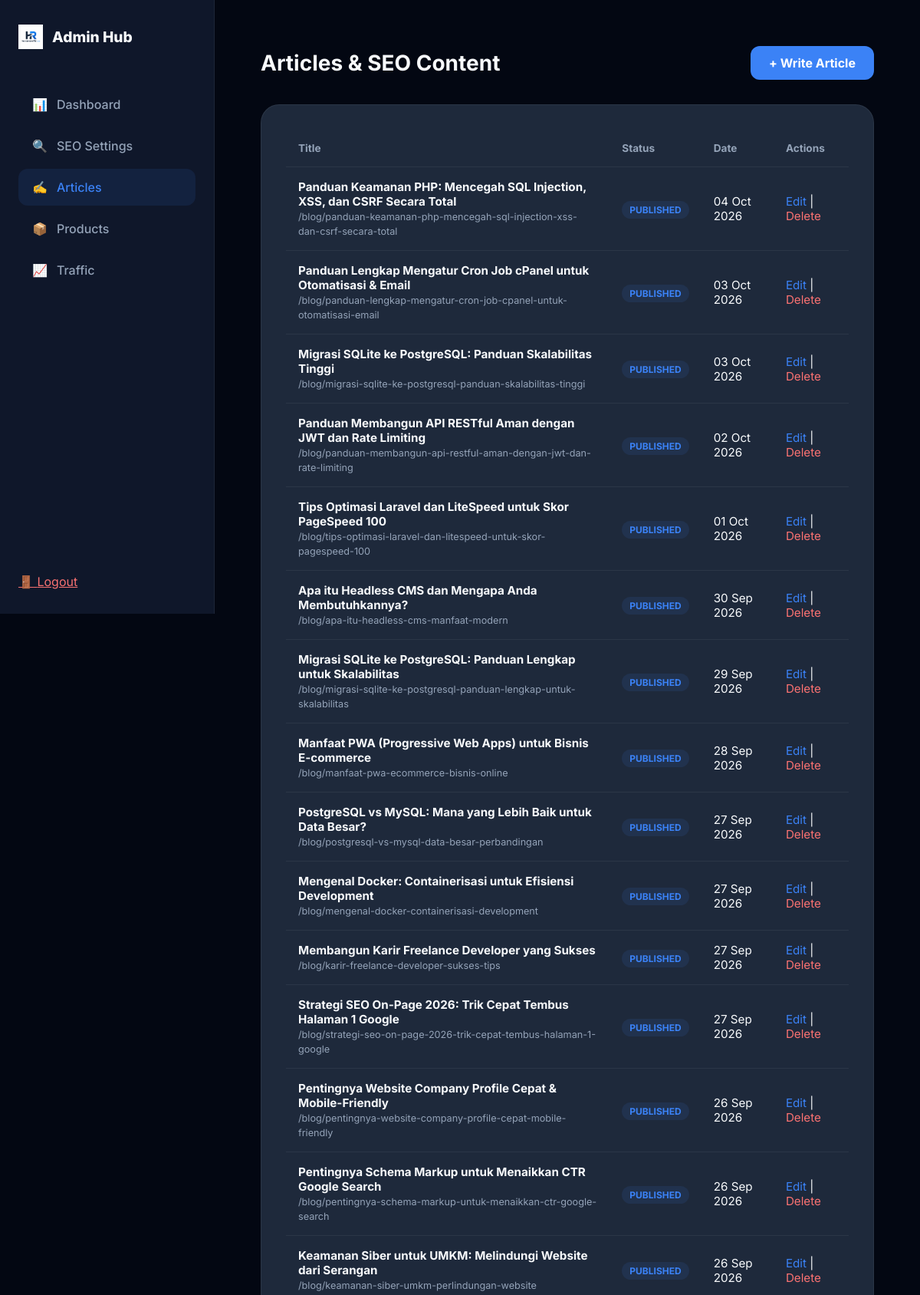
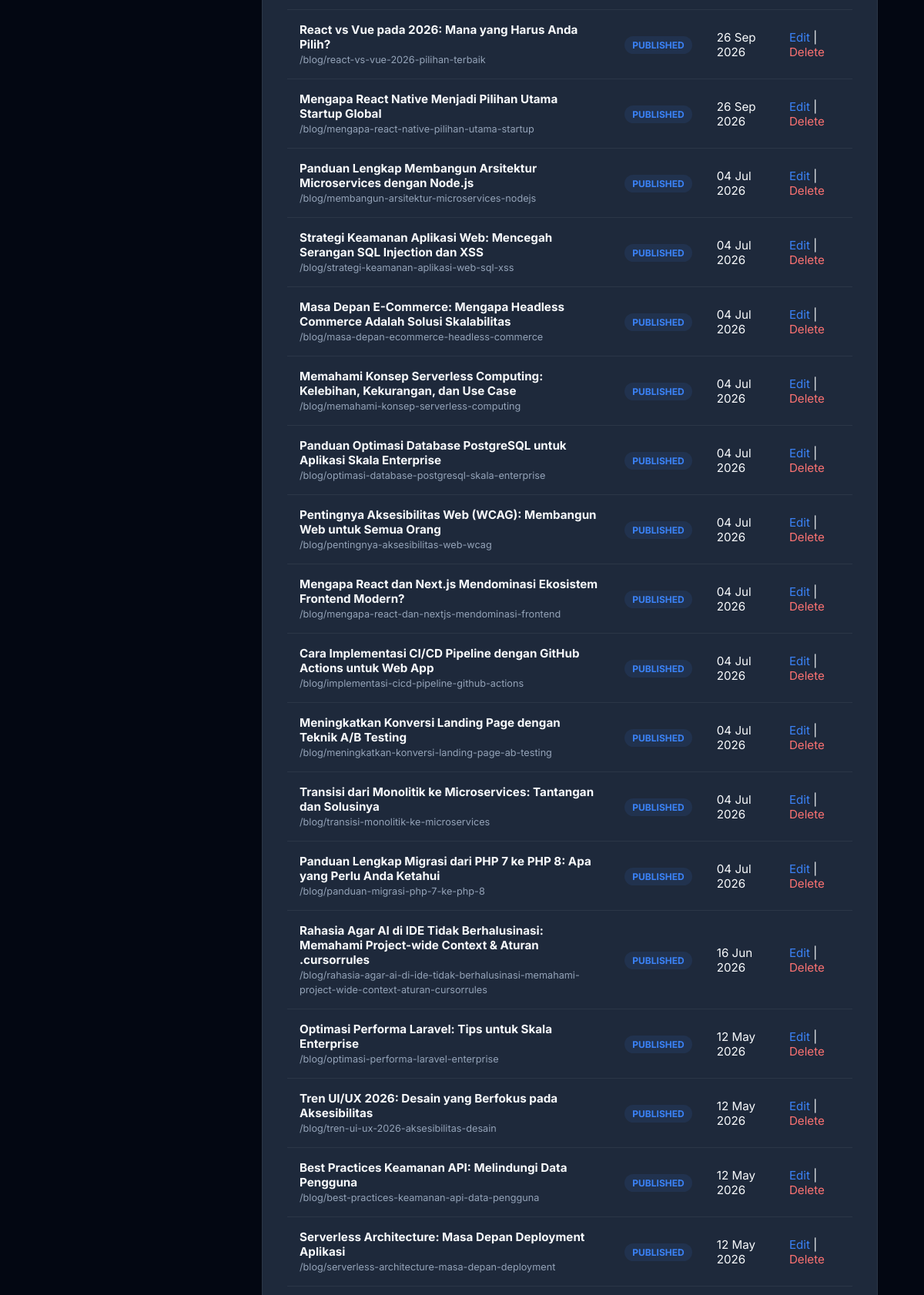
/admin?tab=articles (signed in, upper part), run on the app's committed database (2 pictures, top to bottom).
### tables this page shows
CREATE TABLE articles (
    id INTEGER PRIMARY KEY AUTOINCREMENT,
    title TEXT NOT NULL,
    slug TEXT UNIQUE NOT NULL,
    excerpt TEXT,
    content TEXT,
    status TEXT DEFAULT "published",
    created_at DATETIME DEFAULT CURRENT_TIMESTAMP
);

### admin.php (the view, shortened to what this page needs)
<?php
$dbFile = __DIR__ . '/stats.db';
    ?>
    <?php
try {
    $db = new PDO('sqlite:' . $dbFile);
    $db->setAttribute(PDO::ATTR_ERRMODE, PDO::ERRMODE_EXCEPTION);
} catch (PDOException $e) {
    die("Database connection failed.");
}
$tab = $_GET['tab'] ?? 'dashboard';
$articles = $db->query("SELECT * FROM articles ORDER BY created_at DESC")->fetchAll(PDO::FETCH_ASSOC);
$totalVisits = $db->query("SELECT COUNT(*) FROM visits")->fetchColumn();
$todayVisits = $db->query("SELECT COUNT(*) FROM visits WHERE date(created_at) = date('now')")->fetchColumn();
$recentVisits = $db->query("SELECT * FROM visits ORDER BY created_at DESC LIMIT 10")->fetchAll(PDO::FETCH_ASSOC);
$editArticle = null;
?>
<!DOCTYPE html>
<html lang="id">
<head>
    <link href="https://cdn.quilljs.com/1.3.6/quill.snow.css" rel="stylesheet">
</head>
<body>
    <div class="admin-layout">
        <aside id="sidebar">
            <div class="logo">
                <img src="images/logohasanarofid.png" alt="Logo">
                <span>Admin Hub</span>
            </div>
            <nav>
                <a href="admin?tab=dashboard" class="<?= $tab == 'dashboard' ? 'active' : '' ?>">
                    <span>📊</span> <span>Dashboard</span>
                </a>
                <a href="admin?tab=seo" class="<?= $tab == 'seo' ? 'active' : '' ?>">
                    <span>🔍</span> <span>SEO Settings</span>
                </a>
                <a href="admin?tab=articles" class="<?= $tab == 'articles' ? 'active' : '' ?>">
                    <span>✍️</span> <span>Articles</span>
                </a>
                <a href="form" target="_blank">
                    <span>📦</span> <span>Products</span>
                </a>
                <a href="trafik" target="_blank">
                    <span>📈</span> <span>Traffic</span>
                </a>
            </nav>
            <a href="?logout=1" class="nav-link logout">
                <span>🚪</span> <span>Logout</span>
            </a>
        </aside>
        <main>
            <?php if ($tab == 'dashboard'): ?>
                <header>
                    <h1>Dashboard Overview</h1>
                </header>
                <div class="stats-grid">
                    <div class="stat-card">
                        <h3>Total Visits</h3>
                        <p><?= number_format($totalVisits) ?></p>
                    </div>
                    <div class="stat-card">
                        <h3>Visits Today</h3>
                        <p><?= number_format($todayVisits) ?></p>
                    </div>
                    <div class="stat-card">
                        <h3>Total Articles</h3>
                        <p><?= count($articles) ?></p>
                    </div>
                </div>
                <div class="card">
                    <div class="card-header">
                        <h2>Recent Traffic</h2>
                    </div>
                    <table>
                        <thead>
                            <tr>
                                <th>Date</th>
                                <th>IP Address</th>
                                <th>Country</th>
                                <th>Device</th>
                            </tr>
                        </thead>
                        <tbody>
                            <?php foreach ($recentVisits as $v): ?>
                            <tr>
                                <td><?= date('d M, H:i', strtotime($v['created_at'])) ?></td>
                                <td><code><?= substr($v['ip_hash'], 0, 8) ?>...</code></td>
                                <td><?= htmlspecialchars($v['country']) ?></td>
                                <td><span class="badge badge-blue"><?= $v['device_type'] ?></span></td>
                            </tr>
                            <?php endforeach; ?>
                        </tbody>
                    </table>
                </div>
            <?php elseif ($tab == 'articles'): ?>
                <header>
                    <h1>Articles & SEO Content</h1>
                    <a href="admin?tab=articles&action=new" class="btn">+ Write Article</a>
                </header>
                <?php if (isset($_GET['action']) || isset($_GET['edit_article'])): ?>
                    <div class="card">
                        <div class="card-header">
                            <h2><?= $editArticle ? 'Edit Article' : 'New Article' ?></h2>
                        </div>
                        <form method="POST" id="articleForm">
                            <input type="hidden" name="id" value="<?= $editArticle['id'] ?? '' ?>">
                            <input type="hidden" name="content" id="contentInput">
                            <div class="form-group">
                                <label>Title</label>
                                <input type="text" name="title" value="<?= htmlspecialchars($editArticle['title'] ?? '') ?>" required placeholder="Enter catchy title...">
                            </div>
                            <div class="form-group">
                                <label>Excerpt (Short Summary for SEO)</label>
                                <textarea name="excerpt" rows="2" required placeholder="Short summary for Google search results..."><?= htmlspecialchars($editArticle['excerpt'] ?? '') ?></textarea>
                            </div>
                            <div class="form-group">
                                <label>Content (Visual Editor)</label>
                                <div id="editor"><?= $editArticle['content'] ?? '' ?></div>
                            </div>
                            <button type="submit" name="save_article" class="btn btn-success">Publish Article</button>
                            <a href="admin?tab=articles" class="btn" style="background: transparent; color: var(--text-muted);">Cancel</a>
                        </form>
                    </div>
                <?php else: ?>
                    <div class="card">
                        <table>
                            <thead>
                                <tr>
                                    <th>Title</th>
                                    <th>Status</th>
                                    <th>Date</th>
                                    <th>Actions</th>
                                </tr>
                            </thead>
                            <tbody>
                                <?php foreach ($articles as $a): ?>
                                <tr>
                                    <td><strong><?= htmlspecialchars($a['title']) ?></strong><br><small style="color: var(--text-muted)">/blog/<?= $a['slug'] ?></small></td>
                                    <td><span class="badge badge-blue">Published</span></td>
                                    <td><?= date('d M Y', strtotime($a['created_at'])) ?></td>
                                    <td>
                                        <a href="admin?tab=articles&edit_article=<?= $a['id'] ?>" style="color: var(--accent); text-decoration: none;">Edit</a> |
                                        <a href="admin?tab=articles&delete_article=<?= $a['id'] ?>" style="color: #f87171; text-decoration: none;" onclick="return confirm('Delete this article?')">Delete</a>
                                    </td>
                                </tr>
                                <?php endforeach; ?>
                            </tbody>
                        </table>
                    </div>
                <?php endif; ?>
            <?php endif; ?>
        </main>
    </div>
</body>
</html>

### admin.php (style rules this page uses)
:root { --bg: #030712; --sidebar: #0f172a; --surface: #1e293b; --border: rgba(255,255,255,0.06); --text: #f8fafc; --text-muted: #94a3b8; --accent: #3b82f6; }
* { box-sizing: border-box; }
body { margin: 0; font-family: 'Inter', sans-serif; background: var(--bg); color: var(--text); min-height: 100vh; overflow-x: hidden; }
.admin-layout { display: flex; min-height: 100vh; }
aside { width: 280px; background: var(--sidebar); border-right: 1px solid var(--border); display: flex; flex-direction: column; padding: 32px 24px; position: fixed; height: 100vh; z-index: 1000; transition: transform 0.3s cubic-bezier(0.4, 0, 0.2, 1); }
.logo { font-weight: 800; font-size: 1.2rem; margin-bottom: 48px; display: flex; align-items: center; gap: 12px; }
.logo img { height: 32px; }
nav { flex-grow: 1; }
nav a { display: flex; align-items: center; gap: 12px; padding: 14px 18px; color: var(--text-muted); text-decoration: none; border-radius: 12px; transition: 0.3s; margin-bottom: 6px; font-weight: 500; }
nav a:hover, nav a.active { background: rgba(59, 130, 246, 0.1); color: var(--accent); }
.logout { margin-top: auto; color: #f87171; }
main { flex-grow: 1; padding: 60px; margin-left: 280px; width: calc(100% - 280px); transition: 0.3s; }
header { display: flex; justify-content: space-between; align-items: center; margin-bottom: 32px; }
h1 { margin: 0; font-size: 1.75rem; }
.card { background: var(--surface); padding: 32px; border-radius: 24px; border: 1px solid var(--border); margin-bottom: 32px; overflow-x: auto; }
.btn { padding: 12px 24px; border-radius: 12px; border: none; background: var(--accent); color: white; font-weight: 700; cursor: pointer; transition: 0.3s; display: inline-flex; align-items: center; gap: 8px; text-decoration: none; }
table { width: 100%; border-collapse: collapse; min-width: 600px; }
th { text-align: left; padding: 16px; color: var(--text-muted); font-size: 0.85rem; border-bottom: 1px solid var(--border); }
td { padding: 16px; border-bottom: 1px solid var(--border); font-size: 0.95rem; }
.badge { padding: 4px 10px; border-radius: 99px; font-size: 0.75rem; font-weight: 700; text-transform: uppercase; }
.badge-blue { background: rgba(59, 130, 246, 0.1); color: var(--accent); }

### data on the page
articles: title "Panduan Keamanan PHP: Mencegah SQL Injection, XSS, dan CSRF Secara Total", slug "panduan-keamanan-php-mencegah-sql-injection-xss-dan-csrf-secara-total", created_at "04 Oct 2026"
articles: title "Panduan Lengkap Mengatur Cron Job cPanel untuk Otomatisasi & Email", slug "panduan-lengkap-mengatur-cron-job-cpanel-untuk-otomatisasi-email", created_at "03 Oct 2026"
articles: title "Migrasi SQLite ke PostgreSQL: Panduan Skalabilitas Tinggi", slug "migrasi-sqlite-ke-postgresql-panduan-skalabilitas-tinggi", created_at "03 Oct 2026"
articles: title "Panduan Membangun API RESTful Aman dengan JWT dan Rate Limiting", slug "panduan-membangun-api-restful-aman-dengan-jwt-dan-rate-limiting", created_at "02 Oct 2026"
articles: title "Tips Optimasi Laravel dan LiteSpeed untuk Skor PageSpeed 100", slug "tips-optimasi-laravel-dan-litespeed-untuk-skor-pagespeed-100", created_at "01 Oct 2026"
articles: title "Apa itu Headless CMS dan Mengapa Anda Membutuhkannya?", slug "apa-itu-headless-cms-manfaat-modern", created_at "30 Sep 2026"
articles: title "Migrasi SQLite ke PostgreSQL: Panduan Lengkap untuk Skalabilitas", slug "migrasi-sqlite-ke-postgresql-panduan-lengkap-untuk-skalabilitas", created_at "29 Sep 2026"
articles: title "Manfaat PWA (Progressive Web Apps) untuk Bisnis E-commerce", slug "manfaat-pwa-ecommerce-bisnis-online", created_at "28 Sep 2026"
articles: title "PostgreSQL vs MySQL: Mana yang Lebih Baik untuk Data Besar?", slug "postgresql-vs-mysql-data-besar-perbandingan", created_at "27 Sep 2026"
articles: title "Mengenal Docker: Containerisasi untuk Efisiensi Development", slug "mengenal-docker-containerisasi-development", created_at "27 Sep 2026"
articles: title "Membangun Karir Freelance Developer yang Sukses", slug "karir-freelance-developer-sukses-tips", created_at "27 Sep 2026"
articles: title "Strategi SEO On-Page 2026: Trik Cepat Tembus Halaman 1 Google", slug "strategi-seo-on-page-2026-trik-cepat-tembus-halaman-1-google", created_at "27 Sep 2026"
articles: title "Pentingnya Website Company Profile Cepat & Mobile-Friendly", slug "pentingnya-website-company-profile-cepat-mobile-friendly", created_at "26 Sep 2026"
articles: title "Pentingnya Schema Markup untuk Menaikkan CTR Google Search", slug "pentingnya-schema-markup-untuk-menaikkan-ctr-google-search", created_at "26 Sep 2026"
articles: title "Keamanan Siber untuk UMKM: Melindungi Website dari Serangan", slug "keamanan-siber-umkm-perlindungan-website", created_at "26 Sep 2026"
articles: title "React vs Vue pada 2026: Mana yang Harus Anda Pilih?", slug "react-vs-vue-2026-pilihan-terbaik", created_at "26 Sep 2026"
articles: title "Mengapa React Native Menjadi Pilihan Utama Startup Global", slug "mengapa-react-native-pilihan-utama-startup", created_at "26 Sep 2026"
articles: title "Panduan Lengkap Membangun Arsitektur Microservices dengan Node.js", slug "membangun-arsitektur-microservices-nodejs", created_at "04 Jul 2026"
articles: title "Strategi Keamanan Aplikasi Web: Mencegah Serangan SQL Injection dan XSS", slug "strategi-keamanan-aplikasi-web-sql-xss", created_at "04 Jul 2026"
articles: title "Masa Depan E-Commerce: Mengapa Headless Commerce Adalah Solusi Skalabilitas", slug "masa-depan-ecommerce-headless-commerce", created_at "04 Jul 2026"
articles: title "Memahami Konsep Serverless Computing: Kelebihan, Kekurangan, dan Use Case", slug "memahami-konsep-serverless-computing", created_at "04 Jul 2026"
articles: title "Panduan Optimasi Database PostgreSQL untuk Aplikasi Skala Enterprise", slug "optimasi-database-postgresql-skala-enterprise", created_at "04 Jul 2026"
articles: title "Pentingnya Aksesibilitas Web (WCAG): Membangun Web untuk Semua Orang", slug "pentingnya-aksesibilitas-web-wcag", created_at "04 Jul 2026"
articles: title "Mengapa React dan Next.js Mendominasi Ekosistem Frontend Modern?", slug "mengapa-react-dan-nextjs-mendominasi-frontend", created_at "04 Jul 2026"
articles: title "Cara Implementasi CI/CD Pipeline dengan GitHub Actions untuk Web App", slug "implementasi-cicd-pipeline-github-actions", created_at "04 Jul 2026"
articles: title "Meningkatkan Konversi Landing Page dengan Teknik A/B Testing", slug "meningkatkan-konversi-landing-page-ab-testing", created_at "04 Jul 2026"
articles: title "Transisi dari Monolitik ke Microservices: Tantangan dan Solusinya", slug "transisi-monolitik-ke-microservices", created_at "04 Jul 2026"
articles: title "Panduan Lengkap Migrasi dari PHP 7 ke PHP 8: Apa yang Perlu Anda Ketahui", slug "panduan-migrasi-php-7-ke-php-8", created_at "04 Jul 2026"
articles: title "Rahasia Agar AI di IDE Tidak Berhalusinasi: Memahami Project-wide Context & Aturan .cursorrules", slug "rahasia-agar-ai-di-ide-tidak-berhalusinasi-memahami-project-wide-context-aturan-cursorrules", created_at "16 Jun 2026"
articles: title "Optimasi Performa Laravel: Tips untuk Skala Enterprise", slug "optimasi-performa-laravel-enterprise", created_at "12 May 2026"
articles: title "Tren UI/UX 2026: Desain yang Berfokus pada Aksesibilitas", slug "tren-ui-ux-2026-aksesibilitas-desain", created_at "12 May 2026"
articles: title "Best Practices Keamanan API: Melindungi Data Pengguna", slug "best-practices-keamanan-api-data-pengguna", created_at "12 May 2026"
articles: title "Serverless Architecture: Masa Depan Deployment Aplikasi", slug "serverless-architecture-masa-depan-deployment", created_at "12 May 2026"
